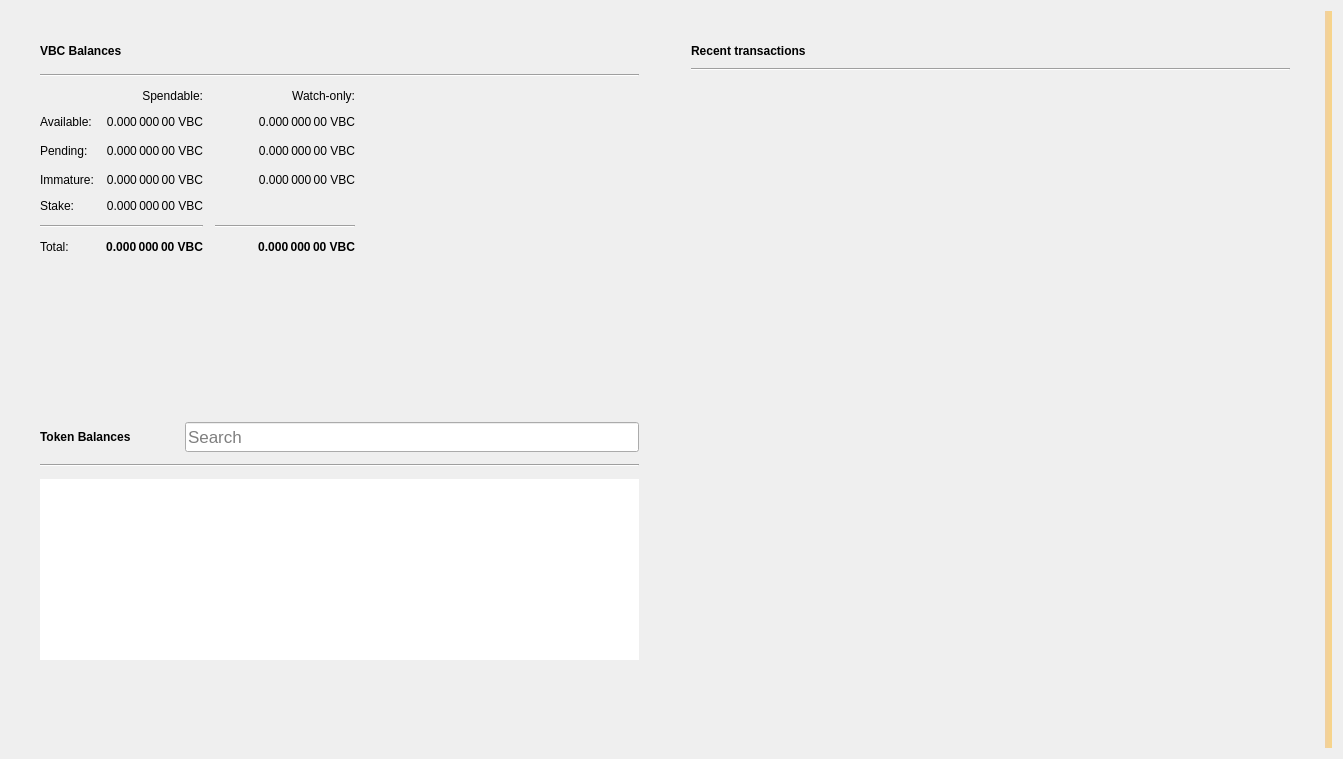
<?xml version="1.0" encoding="UTF-8"?>
<ui version="4.0">
 <class>OverviewPage</class>
 <widget class="QWidget" name="OverviewPage">
  <property name="geometry">
   <rect>
    <x>0</x>
    <y>0</y>
    <width>1343</width>
    <height>759</height>
   </rect>
  </property>
  <property name="windowTitle">
   <string>Form</string>
  </property>
  <property name="autoFillBackground">
   <bool>false</bool>
  </property>
  <layout class="QGridLayout" name="gridLayout_3">
   <item row="0" column="1">
    <layout class="QVBoxLayout" name="verticalLayout_7">
     <property name="spacing">
      <number>0</number>
     </property>
     <property name="leftMargin">
      <number>0</number>
     </property>
     <property name="topMargin">
      <number>0</number>
     </property>
     <property name="rightMargin">
      <number>0</number>
     </property>
     <property name="bottomMargin">
      <number>0</number>
     </property>
     <item>
      <layout class="QHBoxLayout" name="horizontalLayout" stretch="0,0">
       <property name="spacing">
        <number>34</number>
       </property>
       <property name="sizeConstraint">
        <enum>QLayout::SetMaximumSize</enum>
       </property>
       <property name="leftMargin">
        <number>20</number>
       </property>
       <property name="topMargin">
        <number>20</number>
       </property>
       <property name="rightMargin">
        <number>20</number>
       </property>
       <property name="bottomMargin">
        <number>20</number>
       </property>
       <item>
        <layout class="QVBoxLayout" name="verticalLayout_2">
         <property name="spacing">
          <number>34</number>
         </property>
         <property name="rightMargin">
          <number>0</number>
         </property>
         <item>
          <widget class="QFrame" name="frame">
           <property name="sizePolicy">
            <sizepolicy hsizetype="Preferred" vsizetype="Preferred">
             <horstretch>0</horstretch>
             <verstretch>0</verstretch>
            </sizepolicy>
           </property>
           <property name="frameShape">
            <enum>QFrame::NoFrame</enum>
           </property>
           <property name="frameShadow">
            <enum>QFrame::Raised</enum>
           </property>
           <property name="lineWidth">
            <number>10</number>
           </property>
           <layout class="QVBoxLayout" name="verticalLayout_4">
            <property name="spacing">
             <number>12</number>
            </property>
            <item>
             <layout class="QHBoxLayout" name="horizontalLayout_4">
              <item>
               <widget class="QLabel" name="VBCBalancesLabel">
                <property name="font">
                 <font>
                  <weight>75</weight>
                  <bold>true</bold>
                 </font>
                </property>
                <property name="text">
                 <string>VBC Balances</string>
                </property>
               </widget>
              </item>
              <item>
               <widget class="QPushButton" name="labelWalletStatus">
                <property name="enabled">
                 <bool>true</bool>
                </property>
                <property name="maximumSize">
                 <size>
                  <width>30</width>
                  <height>16777215</height>
                 </size>
                </property>
                <property name="toolTip">
                 <string>The displayed information may be out of date. Your wallet automatically synchronizes with the VibofChain network after a connection is established, but this process has not completed yet.</string>
                </property>
                <property name="text">
                 <string/>
                </property>
                <property name="icon">
                 <iconset>
                  <normaloff>:/icons/warning</normaloff>
                  <disabledoff>:/icons/warning</disabledoff>:/icons/warning</iconset>
                </property>
                <property name="iconSize">
                 <size>
                  <width>24</width>
                  <height>24</height>
                 </size>
                </property>
                <property name="flat">
                 <bool>true</bool>
                </property>
               </widget>
              </item>
              <item>
               <spacer name="horizontalSpacer_3">
                <property name="orientation">
                 <enum>Qt::Horizontal</enum>
                </property>
                <property name="sizeHint" stdset="0">
                 <size>
                  <width>40</width>
                  <height>20</height>
                 </size>
                </property>
               </spacer>
              </item>
             </layout>
            </item>
            <item>
             <widget class="Line" name="line_2">
              <property name="orientation">
               <enum>Qt::Horizontal</enum>
              </property>
             </widget>
            </item>
            <item>
             <layout class="QGridLayout" name="gridLayout">
              <property name="spacing">
               <number>12</number>
              </property>
              <item row="5" column="0" colspan="2">
               <widget class="Line" name="line">
                <property name="orientation">
                 <enum>Qt::Horizontal</enum>
                </property>
               </widget>
              </item>
              <item row="4" column="0">
               <widget class="QLabel" name="labelStakeText">
                <property name="text">
                 <string>Stake:</string>
                </property>
               </widget>
              </item>
              <item row="3" column="1">
               <widget class="QLabel" name="labelImmature">
                <property name="font">
                 <font>
                  <weight>50</weight>
                  <bold>false</bold>
                 </font>
                </property>
                <property name="cursor">
                 <cursorShape>IBeamCursor</cursorShape>
                </property>
                <property name="toolTip">
                 <string>Mined balance that has not yet matured</string>
                </property>
                <property name="text">
                 <string notr="true">0.000 000 00 VBC</string>
                </property>
                <property name="alignment">
                 <set>Qt::AlignRight|Qt::AlignTrailing|Qt::AlignVCenter</set>
                </property>
                <property name="textInteractionFlags">
                 <set>Qt::LinksAccessibleByMouse|Qt::TextSelectableByKeyboard|Qt::TextSelectableByMouse</set>
                </property>
               </widget>
              </item>
              <item row="1" column="1">
               <widget class="QLabel" name="labelBalance">
                <property name="font">
                 <font>
                  <weight>50</weight>
                  <bold>false</bold>
                 </font>
                </property>
                <property name="cursor">
                 <cursorShape>IBeamCursor</cursorShape>
                </property>
                <property name="toolTip">
                 <string>Your current spendable balance</string>
                </property>
                <property name="text">
                 <string notr="true">0.000 000 00 VBC</string>
                </property>
                <property name="alignment">
                 <set>Qt::AlignRight|Qt::AlignTrailing|Qt::AlignVCenter</set>
                </property>
                <property name="textInteractionFlags">
                 <set>Qt::LinksAccessibleByMouse|Qt::TextSelectableByKeyboard|Qt::TextSelectableByMouse</set>
                </property>
               </widget>
              </item>
              <item row="0" column="2">
               <widget class="QLabel" name="labelWatchonly">
                <property name="text">
                 <string>Watch-only:</string>
                </property>
                <property name="alignment">
                 <set>Qt::AlignRight|Qt::AlignTrailing|Qt::AlignVCenter</set>
                </property>
               </widget>
              </item>
              <item row="3" column="0">
               <widget class="QLabel" name="labelImmatureText">
                <property name="text">
                 <string>Immature:</string>
                </property>
               </widget>
              </item>
              <item row="1" column="2">
               <widget class="QLabel" name="labelWatchAvailable">
                <property name="font">
                 <font>
                  <weight>50</weight>
                  <bold>false</bold>
                 </font>
                </property>
                <property name="cursor">
                 <cursorShape>IBeamCursor</cursorShape>
                </property>
                <property name="toolTip">
                 <string>Your current balance in watch-only addresses</string>
                </property>
                <property name="text">
                 <string notr="true">0.000 000 00 VBC</string>
                </property>
                <property name="alignment">
                 <set>Qt::AlignRight|Qt::AlignTrailing|Qt::AlignVCenter</set>
                </property>
                <property name="textInteractionFlags">
                 <set>Qt::LinksAccessibleByMouse|Qt::TextSelectableByKeyboard|Qt::TextSelectableByMouse</set>
                </property>
               </widget>
              </item>
              <item row="5" column="2">
               <widget class="Line" name="lineWatchBalance">
                <property name="sizePolicy">
                 <sizepolicy hsizetype="Preferred" vsizetype="Fixed">
                  <horstretch>0</horstretch>
                  <verstretch>0</verstretch>
                 </sizepolicy>
                </property>
                <property name="minimumSize">
                 <size>
                  <width>140</width>
                  <height>0</height>
                 </size>
                </property>
                <property name="orientation">
                 <enum>Qt::Horizontal</enum>
                </property>
               </widget>
              </item>
              <item row="6" column="1">
               <widget class="QLabel" name="labelTotal">
                <property name="font">
                 <font>
                  <weight>75</weight>
                  <bold>true</bold>
                 </font>
                </property>
                <property name="cursor">
                 <cursorShape>IBeamCursor</cursorShape>
                </property>
                <property name="toolTip">
                 <string>Your current total balance</string>
                </property>
                <property name="text">
                 <string notr="true">0.000 000 00 VBC</string>
                </property>
                <property name="alignment">
                 <set>Qt::AlignRight|Qt::AlignTrailing|Qt::AlignVCenter</set>
                </property>
                <property name="textInteractionFlags">
                 <set>Qt::LinksAccessibleByMouse|Qt::TextSelectableByKeyboard|Qt::TextSelectableByMouse</set>
                </property>
               </widget>
              </item>
              <item row="2" column="0">
               <widget class="QLabel" name="labelPendingText">
                <property name="text">
                 <string>Pending:</string>
                </property>
               </widget>
              </item>
              <item row="0" column="1">
               <widget class="QLabel" name="labelSpendable">
                <property name="text">
                 <string>Spendable:</string>
                </property>
                <property name="alignment">
                 <set>Qt::AlignRight|Qt::AlignTrailing|Qt::AlignVCenter</set>
                </property>
               </widget>
              </item>
              <item row="2" column="3">
               <spacer name="horizontalSpacer_2">
                <property name="orientation">
                 <enum>Qt::Horizontal</enum>
                </property>
                <property name="sizeHint" stdset="0">
                 <size>
                  <width>40</width>
                  <height>20</height>
                 </size>
                </property>
               </spacer>
              </item>
              <item row="4" column="1">
               <widget class="QLabel" name="labelStake">
                <property name="font">
                 <font>
                  <weight>50</weight>
                  <bold>false</bold>
                 </font>
                </property>
                <property name="cursor">
                 <cursorShape>IBeamCursor</cursorShape>
                </property>
                <property name="toolTip">
                 <string>Your current stake</string>
                </property>
                <property name="text">
                 <string notr="true">0.000 000 00 VBC</string>
                </property>
                <property name="alignment">
                 <set>Qt::AlignRight|Qt::AlignTrailing|Qt::AlignVCenter</set>
                </property>
                <property name="textInteractionFlags">
                 <set>Qt::LinksAccessibleByMouse|Qt::TextSelectableByKeyboard|Qt::TextSelectableByMouse</set>
                </property>
               </widget>
              </item>
              <item row="6" column="0">
               <widget class="QLabel" name="labelTotalText">
                <property name="text">
                 <string>Total:</string>
                </property>
               </widget>
              </item>
              <item row="2" column="1">
               <widget class="QLabel" name="labelUnconfirmed">
                <property name="font">
                 <font>
                  <weight>50</weight>
                  <bold>false</bold>
                 </font>
                </property>
                <property name="cursor">
                 <cursorShape>IBeamCursor</cursorShape>
                </property>
                <property name="toolTip">
                 <string>Total of transactions that have yet to be confirmed, and do not yet count toward the spendable balance</string>
                </property>
                <property name="text">
                 <string notr="true">0.000 000 00 VBC</string>
                </property>
                <property name="alignment">
                 <set>Qt::AlignRight|Qt::AlignTrailing|Qt::AlignVCenter</set>
                </property>
                <property name="textInteractionFlags">
                 <set>Qt::LinksAccessibleByMouse|Qt::TextSelectableByKeyboard|Qt::TextSelectableByMouse</set>
                </property>
               </widget>
              </item>
              <item row="1" column="0">
               <widget class="QLabel" name="labelBalanceText">
                <property name="text">
                 <string>Available:</string>
                </property>
               </widget>
              </item>
              <item row="3" column="2">
               <widget class="QLabel" name="labelWatchImmature">
                <property name="font">
                 <font>
                  <weight>50</weight>
                  <bold>false</bold>
                 </font>
                </property>
                <property name="cursor">
                 <cursorShape>IBeamCursor</cursorShape>
                </property>
                <property name="toolTip">
                 <string>Mined balance in watch-only addresses that has not yet matured</string>
                </property>
                <property name="text">
                 <string notr="true">0.000 000 00 VBC</string>
                </property>
                <property name="alignment">
                 <set>Qt::AlignRight|Qt::AlignTrailing|Qt::AlignVCenter</set>
                </property>
                <property name="textInteractionFlags">
                 <set>Qt::LinksAccessibleByMouse|Qt::TextSelectableByKeyboard|Qt::TextSelectableByMouse</set>
                </property>
               </widget>
              </item>
              <item row="2" column="2">
               <widget class="QLabel" name="labelWatchPending">
                <property name="font">
                 <font>
                  <weight>50</weight>
                  <bold>false</bold>
                 </font>
                </property>
                <property name="cursor">
                 <cursorShape>IBeamCursor</cursorShape>
                </property>
                <property name="toolTip">
                 <string>Unconfirmed transactions to watch-only addresses</string>
                </property>
                <property name="text">
                 <string notr="true">0.000 000 00 VBC</string>
                </property>
                <property name="alignment">
                 <set>Qt::AlignRight|Qt::AlignTrailing|Qt::AlignVCenter</set>
                </property>
                <property name="textInteractionFlags">
                 <set>Qt::LinksAccessibleByMouse|Qt::TextSelectableByKeyboard|Qt::TextSelectableByMouse</set>
                </property>
               </widget>
              </item>
              <item row="6" column="2">
               <widget class="QLabel" name="labelWatchTotal">
                <property name="font">
                 <font>
                  <weight>75</weight>
                  <bold>true</bold>
                 </font>
                </property>
                <property name="cursor">
                 <cursorShape>IBeamCursor</cursorShape>
                </property>
                <property name="toolTip">
                 <string>Current total balance in watch-only addresses</string>
                </property>
                <property name="text">
                 <string notr="true">0.000 000 00 VBC</string>
                </property>
                <property name="alignment">
                 <set>Qt::AlignRight|Qt::AlignTrailing|Qt::AlignVCenter</set>
                </property>
                <property name="textInteractionFlags">
                 <set>Qt::LinksAccessibleByMouse|Qt::TextSelectableByKeyboard|Qt::TextSelectableByMouse</set>
                </property>
               </widget>
              </item>
             </layout>
            </item>
           </layout>
          </widget>
         </item>
         <item>
          <widget class="QWidget" name="tokenVerticalSpaceWidget2" native="true">
           <property name="autoFillBackground">
            <bool>false</bool>
           </property>
           <layout class="QVBoxLayout" name="verticalLayout_6">
            <item>
             <spacer name="verticalSpacer_4">
              <property name="orientation">
               <enum>Qt::Vertical</enum>
              </property>
              <property name="sizeHint" stdset="0">
               <size>
                <width>20</width>
                <height>87</height>
               </size>
              </property>
             </spacer>
            </item>
           </layout>
          </widget>
         </item>
         <item>
          <widget class="QFrame" name="tokenFrame">
           <property name="autoFillBackground">
            <bool>true</bool>
           </property>
           <property name="frameShape">
            <enum>QFrame::NoFrame</enum>
           </property>
           <property name="frameShadow">
            <enum>QFrame::Plain</enum>
           </property>
           <property name="lineWidth">
            <number>0</number>
           </property>
           <layout class="QVBoxLayout" name="verticalLayout_5">
            <property name="spacing">
             <number>12</number>
            </property>
            <item>
             <layout class="QHBoxLayout" name="tokenBalanceHorizontalLayout">
              <item alignment="Qt::AlignVCenter">
               <widget class="QLabel" name="tokenBalanceLabel">
                <property name="font">
                 <font>
                  <weight>75</weight>
                  <bold>true</bold>
                 </font>
                </property>
                <property name="text">
                 <string>Token Balances</string>
                </property>
               </widget>
              </item>
              <item>
               <widget class="QPushButton" name="labelTokenStatus">
                <property name="enabled">
                 <bool>true</bool>
                </property>
                <property name="maximumSize">
                 <size>
                  <width>30</width>
                  <height>16777215</height>
                 </size>
                </property>
                <property name="toolTip">
                 <string>The displayed information may be out of date. Your wallet automatically synchronizes with the VibofChain network after a connection is established, but this process has not completed yet.</string>
                </property>
                <property name="text">
                 <string/>
                </property>
                <property name="icon">
                 <iconset>
                  <normaloff>:/icons/warning</normaloff>
                  <disabledoff>:/icons/warning</disabledoff>:/icons/warning</iconset>
                </property>
                <property name="iconSize">
                 <size>
                  <width>24</width>
                  <height>24</height>
                 </size>
                </property>
                <property name="flat">
                 <bool>true</bool>
                </property>
               </widget>
              </item>
              <item alignment="Qt::AlignBottom">
               <widget class="QLineEdit" name="tokenSearch">
                <property name="sizePolicy">
                 <sizepolicy hsizetype="Expanding" vsizetype="Preferred">
                  <horstretch>0</horstretch>
                  <verstretch>0</verstretch>
                 </sizepolicy>
                </property>
                <property name="minimumSize">
                 <size>
                  <width>0</width>
                  <height>30</height>
                 </size>
                </property>
                <property name="maximumSize">
                 <size>
                  <width>16777215</width>
                  <height>30</height>
                 </size>
                </property>
                <property name="sizeIncrement">
                 <size>
                  <width>0</width>
                  <height>0</height>
                 </size>
                </property>
                <property name="baseSize">
                 <size>
                  <width>0</width>
                  <height>0</height>
                 </size>
                </property>
                <property name="font">
                 <font>
                  <pointsize>13</pointsize>
                 </font>
                </property>
                <property name="maxLength">
                 <number>32</number>
                </property>
                <property name="frame">
                 <bool>true</bool>
                </property>
                <property name="alignment">
                 <set>Qt::AlignLeading|Qt::AlignLeft|Qt::AlignVCenter</set>
                </property>
                <property name="placeholderText">
                 <string>Search</string>
                </property>
                <property name="clearButtonEnabled">
                 <bool>true</bool>
                </property>
               </widget>
              </item>
             </layout>
            </item>
            <item>
             <widget class="Line" name="tokenBalanceLine">
              <property name="orientation">
               <enum>Qt::Horizontal</enum>
              </property>
             </widget>
            </item>
            <item>
             <widget class="QListView" name="listTokens">
              <property name="frameShape">
               <enum>QFrame::NoFrame</enum>
              </property>
              <property name="lineWidth">
               <number>0</number>
              </property>
              <property name="verticalScrollMode">
               <enum>QAbstractItemView::ScrollPerItem</enum>
              </property>
             </widget>
            </item>
            <item>
             <widget class="QWidget" name="tokenVerticalSpaceWidget" native="true">
              <property name="autoFillBackground">
               <bool>false</bool>
              </property>
              <layout class="QVBoxLayout" name="verticalLayout">
               <item>
                <spacer name="verticalSpacer_3">
                 <property name="orientation">
                  <enum>Qt::Vertical</enum>
                 </property>
                 <property name="sizeHint" stdset="0">
                  <size>
                   <width>20</width>
                   <height>40</height>
                  </size>
                 </property>
                </spacer>
               </item>
              </layout>
             </widget>
            </item>
           </layout>
          </widget>
         </item>
        </layout>
       </item>
       <item>
        <layout class="QVBoxLayout" name="verticalLayout_3">
         <property name="spacing">
          <number>34</number>
         </property>
         <property name="leftMargin">
          <number>0</number>
         </property>
         <item>
          <widget class="QFrame" name="frame_2">
           <property name="sizePolicy">
            <sizepolicy hsizetype="Preferred" vsizetype="Preferred">
             <horstretch>0</horstretch>
             <verstretch>0</verstretch>
            </sizepolicy>
           </property>
           <property name="frameShape">
            <enum>QFrame::NoFrame</enum>
           </property>
           <property name="frameShadow">
            <enum>QFrame::Plain</enum>
           </property>
           <property name="lineWidth">
            <number>0</number>
           </property>
           <layout class="QGridLayout" name="gridLayout_2">
            <property name="horizontalSpacing">
             <number>12</number>
            </property>
            <item row="0" column="0">
             <layout class="QHBoxLayout" name="horizontalLayout_2">
              <item>
               <widget class="QLabel" name="recentTransactionsLabel">
                <property name="font">
                 <font>
                  <weight>75</weight>
                  <bold>true</bold>
                 </font>
                </property>
                <property name="text">
                 <string>Recent transactions</string>
                </property>
               </widget>
              </item>
              <item>
               <widget class="QPushButton" name="labelTransactionsStatus">
                <property name="enabled">
                 <bool>true</bool>
                </property>
                <property name="maximumSize">
                 <size>
                  <width>30</width>
                  <height>16777215</height>
                 </size>
                </property>
                <property name="toolTip">
                 <string>The displayed information may be out of date. Your wallet automatically synchronizes with the VibofChain network after a connection is established, but this process has not completed yet.</string>
                </property>
                <property name="text">
                 <string/>
                </property>
                <property name="icon">
                 <iconset>
                  <normaloff>:/icons/warning</normaloff>
                  <disabledoff>:/icons/warning</disabledoff>:/icons/warning</iconset>
                </property>
                <property name="iconSize">
                 <size>
                  <width>24</width>
                  <height>24</height>
                 </size>
                </property>
                <property name="flat">
                 <bool>true</bool>
                </property>
               </widget>
              </item>
              <item>
               <spacer name="horizontalSpacer">
                <property name="orientation">
                 <enum>Qt::Horizontal</enum>
                </property>
                <property name="sizeHint" stdset="0">
                 <size>
                  <width>40</width>
                  <height>20</height>
                 </size>
                </property>
               </spacer>
              </item>
             </layout>
            </item>
            <item row="2" column="0">
             <widget class="QListView" name="listTransactions">
              <property name="sizePolicy">
               <sizepolicy hsizetype="Expanding" vsizetype="Expanding">
                <horstretch>0</horstretch>
                <verstretch>0</verstretch>
               </sizepolicy>
              </property>
              <property name="styleSheet">
               <string notr="true">QListView { background: transparent; }</string>
              </property>
              <property name="frameShape">
               <enum>QFrame::NoFrame</enum>
              </property>
              <property name="verticalScrollBarPolicy">
               <enum>Qt::ScrollBarAlwaysOff</enum>
              </property>
              <property name="horizontalScrollBarPolicy">
               <enum>Qt::ScrollBarAlwaysOff</enum>
              </property>
              <property name="selectionMode">
               <enum>QAbstractItemView::NoSelection</enum>
              </property>
             </widget>
            </item>
            <item row="1" column="0">
             <widget class="Line" name="line_3">
              <property name="orientation">
               <enum>Qt::Horizontal</enum>
              </property>
             </widget>
            </item>
           </layout>
          </widget>
         </item>
        </layout>
       </item>
      </layout>
     </item>
    </layout>
   </item>
   <item row="0" column="3">
    <widget class="QLabel" name="labelAlerts">
     <property name="visible">
      <bool>true</bool>
     </property>
     <property name="styleSheet">
      <string notr="true">QLabel { background-color: qlineargradient(x1: 0, y1: 0, x2: 1, y2: 0, stop:0 #F0D0A0, stop:1 #F8D488); color:#000000; }</string>
     </property>
     <property name="wordWrap">
      <bool>true</bool>
     </property>
     <property name="margin">
      <number>3</number>
     </property>
     <property name="textInteractionFlags">
      <set>Qt::TextSelectableByMouse</set>
     </property>
    </widget>
   </item>
  </layout>
 </widget>
 <resources/>
 <connections/>
</ui>
